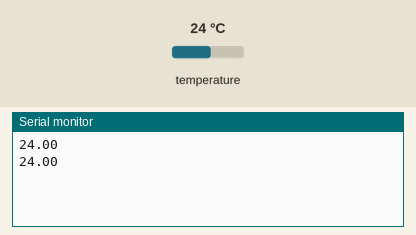
This sketch was run on a simulated Arduino Uno, built with avr-gcc and run on an emulated ATmega328P. On the bench: the last lines printed to the serial monitor. The inputs (shaded band) are chosen by the test bench; at power-on: temperature 24 °C.

Above: at 2.5 s.
2.6 s: temperature set to 12 °C
At 3.4 s:
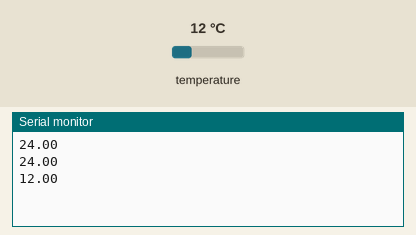
4.1 s: temperature set to 19 °C
At 5.4 s:
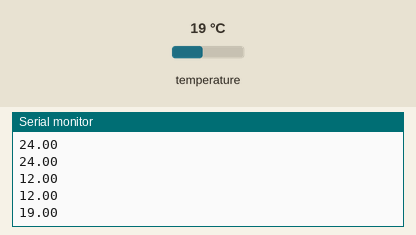
Timing chart, 0 to 7.1 s (numbered marks = the images above; inputs shaded):
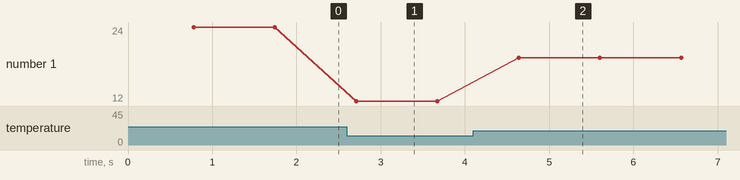

Measured:
- after the input at 2.6 s, the serial monitor: prints a new line after 0.11 s (image 1)
- after the input at 4.1 s, the serial monitor: prints a new line after 0.54 s (image 2)
- plotted number 1: 24 → 12 after the input at 2.6 s, 12 → 19 after the input at 4.1 s

The sketch:

sensor_suhu_ds18b20.ino
```cpp
#include <OneWire.h>
#include <DallasTemperature.h>

const int PIN_DS18 = 3;

OneWire ds(PIN_DS18);
DallasTemperature sensor(&ds);

void setup()
{
  Serial.begin(9600);

  // Inisialisasi sensor
  sensor.begin();
}

void loop()
{
  sensor.requestTemperatures();
  float suhu = sensor.getTempCByIndex(0);

  Serial.println(suhu);

  delay(200);
}
```
